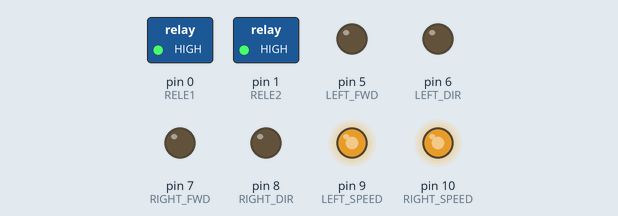
This sketch was run on a simulated Arduino Uno, built with avr-gcc and run on an emulated ATmega328P. Parts: switched loads named in the sketch (green lamp = pin HIGH), output pins drawn as LEDs (lit = HIGH).

Above: at 0.2 s.
Timing chart, 0 to 1.7 s (numbered marks = the images above):
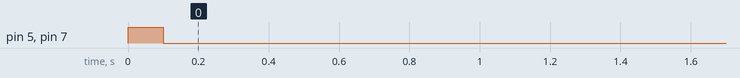

The sketch:

BlackLine_short.ino
```cpp
#define LEFT_DIR 6
#define RIGHT_DIR 8

#define LEFT_SPEED 9
#define RIGHT_SPEED 10

#define SPEED 200

// Start btn
#define START_BTN 3
#define LEFT_FWD 5
#define RIGHT_FWD 7

#define RELE1 0
#define RELE2 1

void setup() {
  // put your setup code here, to run once:
  pinMode(LEFT_DIR, OUTPUT);
  pinMode(RIGHT_DIR, OUTPUT);
  pinMode(LEFT_SPEED, OUTPUT);
  pinMode(RIGHT_SPEED, OUTPUT);
  pinMode(LEFT_FWD, OUTPUT);
  pinMode(RIGHT_FWD, OUTPUT);

  pinMode(RELE1, OUTPUT);
  pinMode(RELE2, OUTPUT);

  pinMode(3, INPUT_PULLUP);
  // Start on btn on
 // while(digitalRead(START_BTN));


  digitalWrite(RELE1, LOW);
  digitalWrite(RELE2, LOW);

  digitalWrite(LEFT_FWD, HIGH);
  digitalWrite(RIGHT_FWD, HIGH);

  digitalWrite(LEFT_DIR, LOW);
  digitalWrite(RIGHT_DIR, LOW);
  analogWrite(LEFT_SPEED, SPEED);
  analogWrite(RIGHT_SPEED, SPEED);


  delay(100);


  // включение реле
  digitalWrite(RELE1, HIGH);
  digitalWrite(RELE2, HIGH);


  digitalWrite(LEFT_FWD, LOW);
  digitalWrite(RIGHT_FWD, LOW);
  pinMode(LEFT_FWD, INPUT_PULLUP);
  pinMode(RIGHT_FWD, INPUT_PULLUP);


  digitalWrite(LEFT_DIR, LOW);
  digitalWrite(RIGHT_DIR, LOW);
  analogWrite(LEFT_SPEED, SPEED);
  analogWrite(RIGHT_SPEED, SPEED);
}

void loop() {
  // put your main code here, to run repeatedly:
}
```
